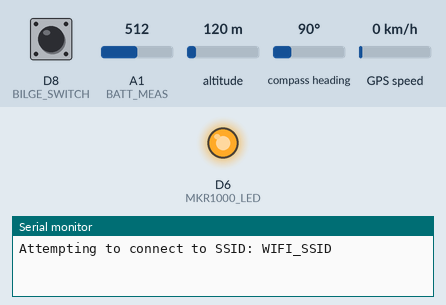
Simulated run of this sketch. Board: Arduino MKR. Shown: output pins drawn as LEDs (lit = HIGH), the last lines printed to the serial monitor. Inputs (shaded band) come from the test bench; at power-on: D8 (BILGE_SWITCH) HIGH, A1 (BATT_MEAS) = 512, altitude 120 m, compass heading 90°, GPS speed 0 km/h. WiFi joins after 1.5 s; servers stay silent unless stated; the GPS gets a fix after 3 s at 37.7749, -122.4194 with 8 satellites; web services answer with replies made up by the test bench.

Above: at 0.1 s.
At 60.3 s:
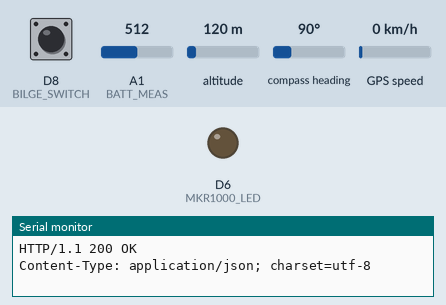
Timing chart, 0 to 121.9 s (numbered marks = the images above):
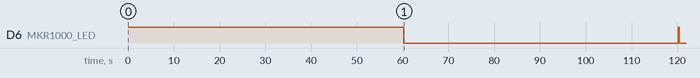

Measured:
- by itself, D6 (MKR1000_LED): HIGH → LOW at 60.2 s, → HIGH 60.0 s later, → LOW 0.20 s later

The sketch:

boat_monitor_demo.ino
```cpp
/*
  IoT Wifi Boat Monitor v0.1

  31/01/2017
  for Arduino MKR1000
  by Tom Kuehn

*/

#include <WiFi101.h>
#include <TinyGPS++.h>

static const uint32_t GPSBAUD = 9600;   // Define GPS baud. Connected to UART Rx

static const char BILGE_SWITCH      = 8;
static const char MKR1000_LED       = 6;
static const char BATT_MEAS         = A1;

static const unsigned int CHECK_INTERVAL = 500;           // Regular checks [milliseconds]

//================ USER SETTINGS. PLEASE UPDATE =================
char ssid[] = "WIFI_SSID";            // your network SSID (name)
char pass[] = "WIFI_PASSWORD";        // your network password
String APIKey1 = "xxxxxxxxxxxxxxxx";  // your channel's Write API Key
//===============================================================

int status = WL_IDLE_STATUS;
char thingSpeakAddress[] = "api.thingspeak.com";

const int dataUpdateRate = 60 * 1000;      //  interval at which to update ThingSpeak [milliseconds]
unsigned long lastUpdate = 0;                   // Time of last succesful connection to ThingSpeak

WiFiClient client;
TinyGPSPlus gps;

void setup()
{
  pinMode(MKR1000_LED, OUTPUT);
  digitalWrite(MKR1000_LED, HIGH);

  pinMode(BILGE_SWITCH, INPUT_PULLUP);

  // Start Serial for debugging on the Serial Monitor
  Serial.begin(9600);
  Serial1.begin(GPSBAUD);

  connectWifi();

  printWifiStatus();

  Serial.println("Setup Complete");
}

void connectWifi(void)
{
  WiFi.disconnect();

  // check for the presence of the shield:
  if (WiFi.status() == WL_NO_SHIELD)
  {
    Serial.println("WiFi shield not present");
    // don't continue:
    while (true);
  }

  // attempt to connect to Wifi network:
  while ( status != WL_CONNECTED)
  {
    Serial.print("Attempting to connect to SSID: ");
    Serial.println(ssid);
    // Connect to WPA/WPA2 network. Change this line if using open or WEP network:
    status = WiFi.begin(ssid, pass);

    // wait 10 seconds for connection:
    delay(10000);
  }
}

void loop()
{
  static unsigned long bilge_timer = millis();
  static unsigned long bilgeTimeHigh = 0;       //[seconds]
  static unsigned long dataConnectionTime = 0;
  static int battValue = 0;
  String batt = "";

  // Print Update Response to Serial Monitor
  if (client.available())
  {
    char c = client.read();
    Serial.print(c);
  }

  //client.flush();

  // Update ThingSpeak
  if (!client.connected() && (millis() - dataConnectionTime > dataUpdateRate))
  {
    digitalWrite(MKR1000_LED, HIGH);

    status = WiFi.status();
    if (status != WL_CONNECTED)
    {
      connectWifi();
    }

    // Read battery voltage. Mapped to an int in milliVolts
    battValue = analogRead(BATT_MEAS)*57*3300/10/1024;
    if (battValue > 1000)
    {
      batt = String((float)battValue / 1000.0, 2);
    }

    updateThingSpeak(APIKey1, "field1=" + batt + "&field2=" + String(bilgeTimeHigh) + "&field3=" + String(gps.location.lat(), 6) + "&field4=" + String(gps.location.lng(), 6) );
    bilgeTimeHigh = 0;

    dataConnectionTime = millis();

    digitalWrite(MKR1000_LED, LOW);
  }

  if (digitalRead(BILGE_SWITCH) == LOW)   // Bilge switch activated by high water
  {
    if (millis() - bilge_timer > 1000)  // Count every second water is high
    {
      bilge_timer = millis();

      bilgeTimeHigh++;
    }
  }
  else
  {
    bilge_timer = millis();
  }

  // Parse GPS data
  while (Serial1.available())
  {
    char c = Serial1.read();
    gps.encode(c);
  }
}

void updateThingSpeak(String APIKey_, String tsData)
{
  // close any connection before send a new request.
  client.stop();

  if (client.connect(thingSpeakAddress, 80))
  {
    client.print("POST /update HTTP/1.1\n");
    client.print("Host: api.thingspeak.com\n");
    client.print("Connection: close\n");
    client.print("X-THINGSPEAKAPIKEY: " + APIKey_ + "\n");
    client.print("Content-Type: application/x-www-form-urlencoded\n");
    client.print("Content-Length: ");
    client.print(tsData.length());
    client.print("\n\n");
    client.print(tsData);

    if (client.connected())
    {
      Serial.println("Connecting to ThingSpeak...");
      Serial.println(tsData);
      lastUpdate = millis();
    }
  }
  else
  {
    Serial.println("Connection failed");
  }
}

// ------------------------------------------------------
void printWifiStatus() {
  // print the SSID of the network you're attached to:
  Serial.print("SSID: ");
  Serial.println(WiFi.SSID());

  // print your WiFi shield's IP address:
  IPAddress ip = WiFi.localIP();
  Serial.print("IP Address: ");
  Serial.println(ip);

  // print the received signal strength:
  long rssi = WiFi.RSSI();
  Serial.print("signal strength (RSSI):");
  Serial.print(rssi);
  Serial.println(" dBm");
}
```
